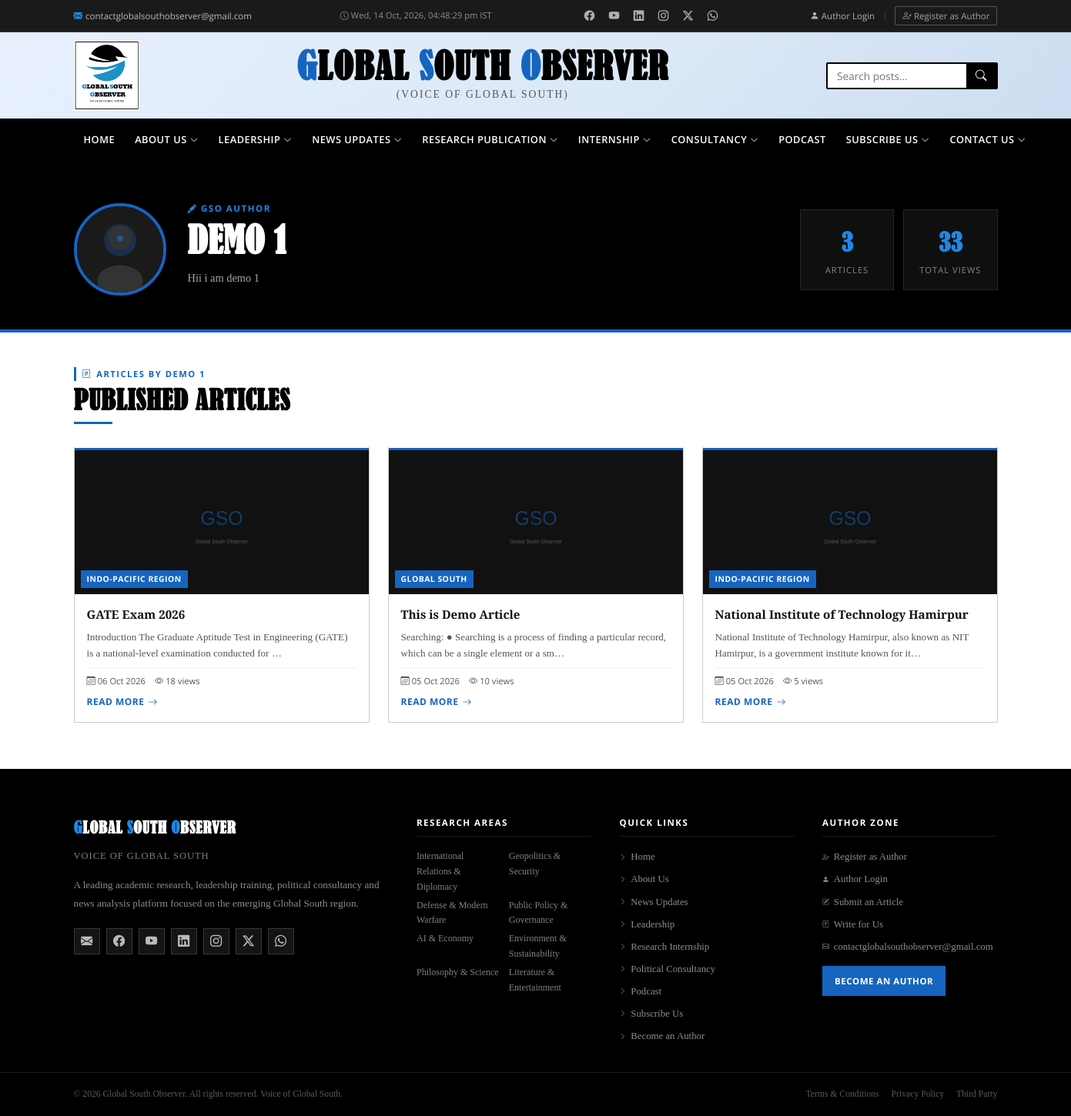
/author/demo1/, run on an earlier commit of the app's database.
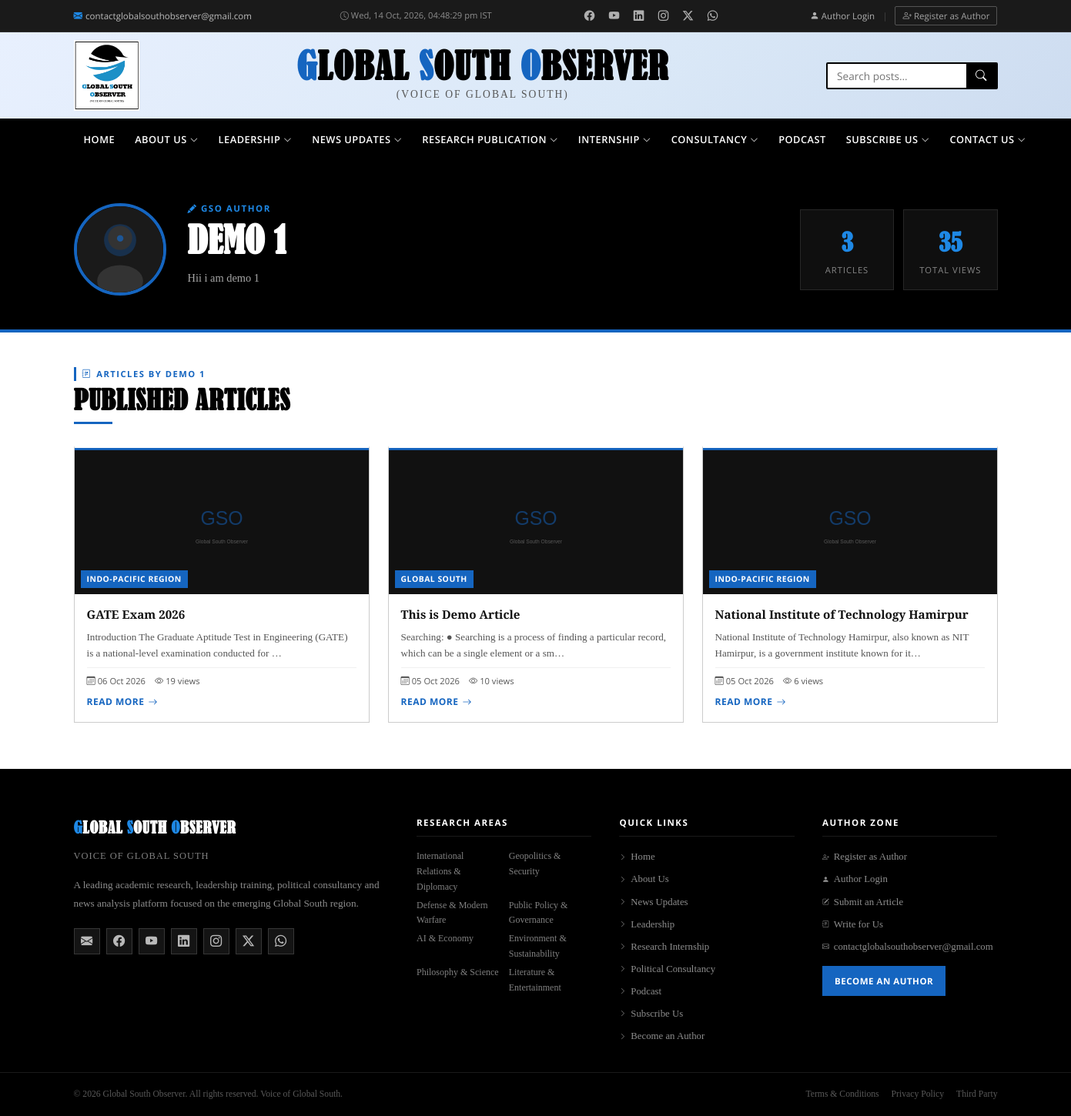
And on a later commit of the database.
### observer/models.py (models this page shows, shortened)
class Post(models.Model):
    CATEGORY_CHOICES = [
        ('global-south',        'Global South'),
        ('indo-pacific',        'Indo-Pacific Region'),
        ('south-asia',          'South Asia'),
        ('south-east-asia',     'South East Asia'),
        ('africa-latin-america','Africa & Latin America'),
        ('europe-middle-east',  'Europe & Middle East'),
        ('arctic-north-america','Arctic & North America'),
    ]
    STATUS_CHOICES = [
        ('pending',   'Pending Review'),
        ('published', 'Published'),
        ('rejected',  'Rejected'),
    ]
    title            = models.CharField(max_length=300)
    slug             = models.SlugField(max_length=320, unique=True, blank=True)
    author           = models.ForeignKey(Author, on_delete=models.CASCADE, related_name='posts')
    category         = models.CharField(max_length=50, choices=CATEGORY_CHOICES)
    image            = models.ImageField(upload_to='posts/%Y/%m/')
    image_credit     = models.CharField(max_length=300, blank=True, help_text="Credit for the featured image (e.g., Photo by John Doe / Getty Images)")
    keywords         = models.CharField(max_length=500, help_text='Comma-separated keywords')
    content          = models.TextField()
    status           = models.CharField(max_length=20, choices=STATUS_CHOICES, default='pending')
    views            = models.PositiveIntegerField(default=0)
    rejection_reason = models.TextField(blank=True)
    created_at       = models.DateTimeField(auto_now_add=True)
    updated_at       = models.DateTimeField(auto_now=True)
    published_at     = models.DateTimeField(null=True, blank=True)
    class Meta:
        ordering = ['-created_at']
        verbose_name = 'Post'
        verbose_name_plural = 'Posts'
    def get_absolute_url(self):
        from django.urls import reverse
        return reverse('post_detail', kwargs={'slug': self.slug})

### observer/views.py (the view)
# urls.py: path('author/<str:username>/', views.author_public_profile_view, name='author_public_profile'),
def author_public_profile_view(request, username):
    user   = get_object_or_404(User, username=username)
    author = get_object_or_404(Author, user=user)
    posts  = author.posts.filter(status='published').order_by('-published_at')
    return render(request, 'author/profile.html', {
        'author':       author,
        'posts':        posts,
        'total_views':  author.total_views,
        'post_count':   posts.count(),
    })

### observer/models.py (called while the page is built)
    def __str__(self):
        return self.user.get_full_name() or self.user.username

    @property
    def total_views(self):
        return self.posts.filter(status='published').aggregate(
            total=Sum('views'))['total'] or 0

### templates/author/profile.html (shortened to what this page needs)
{% extends 'base.html' %}
{% load static %}
{% block content %}
<div style="background:var(--black);padding:52px 0 40px;border-bottom:4px solid var(--blue);">
  <div class="container">
    <div style="display:flex;gap:28px;align-items:center;flex-wrap:wrap;">
      <div style="flex-shrink:0;">
        {% if author.photo %}
        <img src="{{ author.photo.url }}" alt="{{ author }}"
             style="width:120px;height:120px;border-radius:50%;border:4px solid var(--blue);display:block;"
             onerror="this.src='/static/images/default-avatar.svg'"/>
        {% else %}
        <div style="width:120px;height:120px;border-radius:50%;background:var(--blue);display:flex;align-items:center;justify-content:center;font-size:3.5rem;color:rgba(255,255,255,.7);">
          <i class="bi bi-person-fill"></i>
        </div>
        {% endif %}
      </div>
      <div style="flex:1;min-width:200px;">
        <div style="font-family:var(--font-ui);font-size:.72rem;font-weight:700;text-transform:uppercase;letter-spacing:1.5px;color:var(--blue-light);margin-bottom:6px;">
          <i class="bi bi-pencil-fill"></i> GSO Author
        </div>
        <h1 style="font-family:var(--font-title);font-size:clamp(1.8rem,4vw,3rem);font-weight:900;color:#fff;text-transform:uppercase;line-height:1.1;margin-bottom:10px;">
          {{ author }}
        </h1>
        {% if author.bio %}
        <p style="font-size:.9rem;color:rgba(255,255,255,.65);max-width:600px;line-height:1.7;margin-bottom:14px;">{{ author.bio }}</p>
        {% endif %}
      </div>
      <div style="display:grid;grid-template-columns:1fr 1fr;gap:12px;flex-shrink:0;">
        <div style="background:rgba(255,255,255,.06);border:1px solid rgba(255,255,255,.1);padding:16px 20px;text-align:center;">
          <div style="font-family:var(--font-title);font-size:2rem;font-weight:900;color:var(--blue-light);">{{ post_count }}</div>
          <div style="font-family:var(--font-ui);font-size:.7rem;text-transform:uppercase;letter-spacing:1px;color:rgba(255,255,255,.5);">Articles</div>
        </div>
        <div style="background:rgba(255,255,255,.06);border:1px solid rgba(255,255,255,.1);padding:16px 20px;text-align:center;">
          <div style="font-family:var(--font-title);font-size:2rem;font-weight:900;color:var(--blue-light);">{{ total_views }}</div>
          <div style="font-family:var(--font-ui);font-size:.7rem;text-transform:uppercase;letter-spacing:1px;color:rgba(255,255,255,.5);">Total Views</div>
        </div>
      </div>
    </div>
  </div>
</div>
<section class="section" style="padding-top:40px;">
  <div class="container">
    <div style="margin-bottom:28px;">
      <div class="section-label"><i class="bi bi-journal-richtext"></i> Articles by {{ author }}</div>
      <h2 class="section-title">Published Articles</h2>
      <div class="section-divider"></div>
    </div>
    {% if posts %}
    <div class="news-grid">
      {% for post in posts %}
      <article class="news-card" data-animate>
        <div class="card-img-wrap">
          <a href="{{ post.get_absolute_url }}">
            <img src="{{ post.image.url }}" alt="{{ post.title }}" loading="lazy"
                 onerror="this.src='/static/images/news-placeholder.svg'"/>
          </a>
          <span class="card-source">{{ post.get_category_display }}</span>
        </div>
        <div class="card-body">
          <h3 class="card-title">
            <a href="{{ post.get_absolute_url }}">{{ post.title|truncatechars:85 }}</a>
          </h3>
          <p class="card-desc">{{ post.content|striptags|truncatechars:110 }}</p>
          <div class="card-meta">
            <span><i class="bi bi-calendar3"></i> {{ post.published_at|date:"d M Y" }}</span>
            <span><i class="bi bi-eye"></i> {{ post.views }} views</span>
          </div>
          <a href="{{ post.get_absolute_url }}" class="card-read-more">Read More <i class="bi bi-arrow-right"></i></a>
        </div>
      </article>
      {% endfor %}
    </div>
    {% else %}
    <div class="empty-state">
      <i class="bi bi-journal"></i>
      <p>No published articles yet from this author.</p>
    </div>
    {% endif %}
  </div>
</section>
{% endblock %}

What changed in the data, as far as the page shows it:
changed Post "GATE Exam 2026": views "18" → "19"
changed Post "National Institute of Technology Hamirpur": views "5" → "6"
Also different on the page:
{{ total_views }}: "33" → "35"
